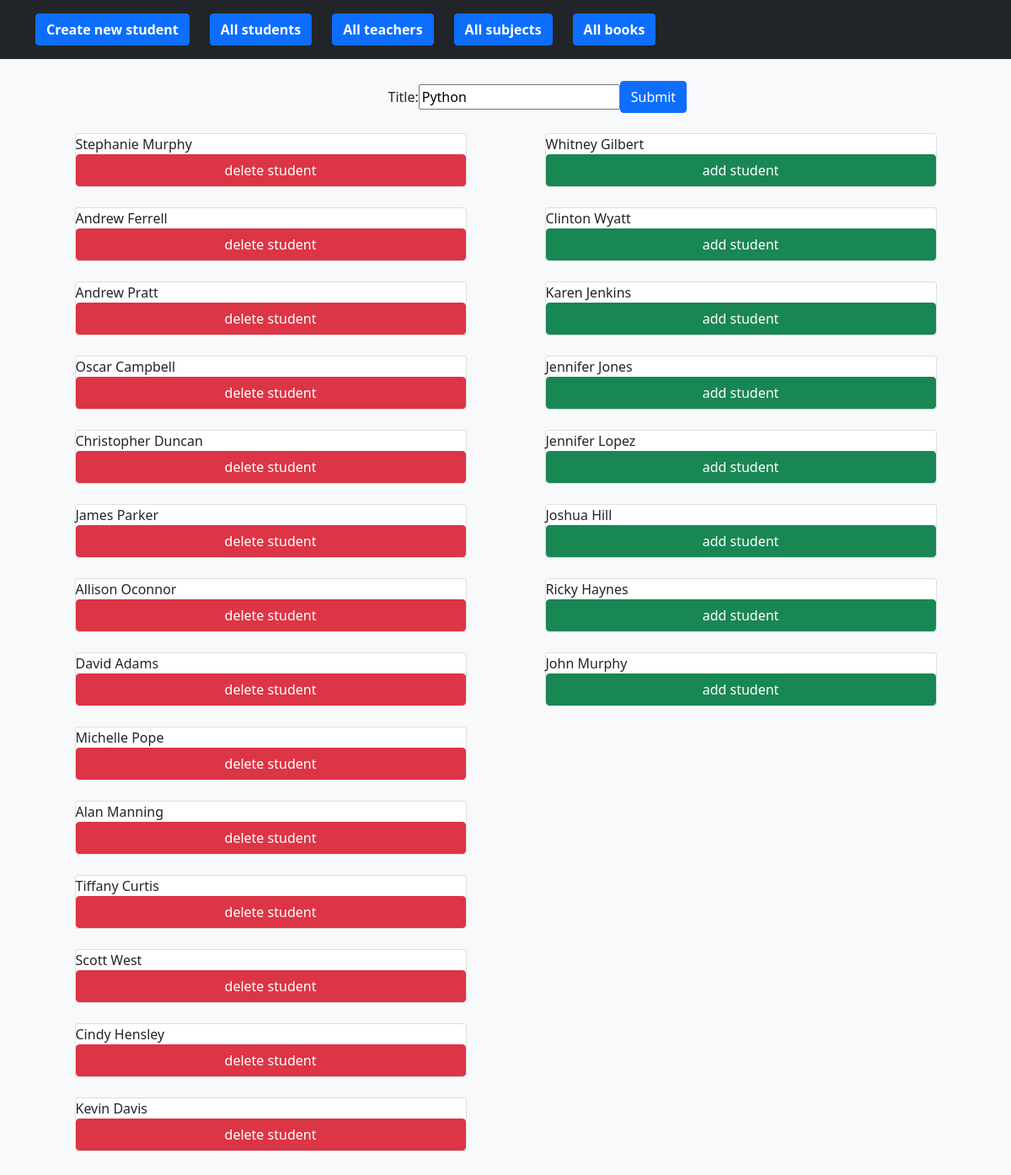
The page /subjects/update/1 on the database as committed earlier.
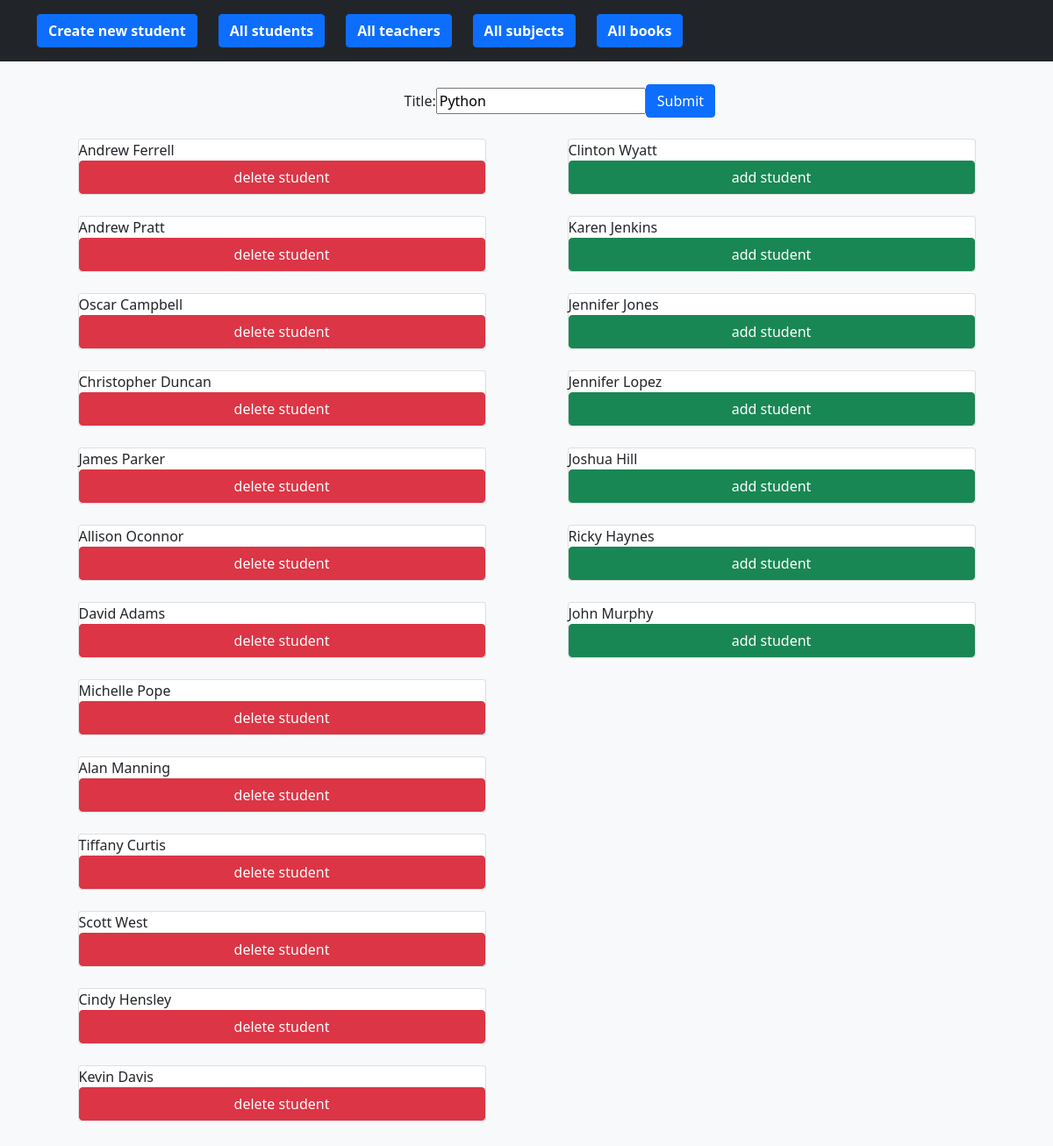
The same page on the database as committed later.
### app/models.py (models this page shows)
class Student(models.Model):
    id = models.AutoField(primary_key=True)
    name = models.CharField(max_length=200)
    surname = models.CharField(max_length=200)
    age = models.IntegerField()
    sex = models.CharField(max_length=200)
    address = models.CharField(max_length=200)
    description = models.TextField()
    birthday = models.CharField(max_length=200)
    email = models.CharField(max_length=200)
    social_url = models.CharField(null=True, max_length=200)
    normalized_name = models.CharField(null=True, max_length=200)
    book = models.OneToOneField('app.Book', on_delete=models.CASCADE,
                                null=True, related_name='student',
                                related_query_name='student')
    subject = models.ForeignKey(to='app.Subject', on_delete=models.SET_NULL,
                                null=True, related_name='students')

### app/views.py (the view, shortened to what this page needs)
# urls.py: path('subjects/update/<id>', UpdateSubjectView.as_view(),
class UpdateSubjectView(View):
    def get(self, request, id):
        subject = get_object_or_404(Subject, id=id)
        subject_form = SubjectForm(instance=subject)
        subject_students = Student.objects.filter(subject__title=subject.title)
        no_subject_students = Student.objects.filter(subject=None)
        context = {
            'subject_form': subject_form,
            'subject': subject,
            'subject_students': subject_students,
            'no_subject_students': no_subject_students,
        }
        return render(request, 'subject_update.html', context=context)

### app/forms.py
class SubjectForm(ModelForm):
    class Meta:
        model = Subject
        fields = [
            'title',
        ]

### app/templates/subject_update.html (shortened to what this page needs)
{% extends 'base.html' %}
{% block body %}
<div class="album py-5 bg-light mt-5">
    <div class="container">
        <form action="{% url 'subject_update' id=subject.id %}" method="POST" class="d-flex flex-column mx-auto col-md-12 align-items-center">
            <div class="col-md-3 mb-4 d-flex flex-row align-items-center">
                {{ subject_form }}
                <button type="submit" class="btn btn-primary">Submit</button>
            </div>
            <div class="d-flex flex-row mx-auto col-md-12">
                <div class="d-flex flex-column mx-auto col-md-5">
                    {% for student in subject_students %}
                    <div class="d-flex flex-column card mb-4 box-shadow">
                        {{ student.name }} {{ student.surname }}
                        <button class="btn btn-danger col-md-12" type="submit" name="delete_student" value={{student.id}}>delete student</button>
                    </div>
                    {% endfor %}
                </div>
                <div class="d-flex flex-column mx-auto col-md-5">
                    {% for student in no_subject_students %}
                    <div class="d-flex flex-column card mb-4 box-shadow">
                        {{ student.name }} {{ student.surname }}
                        <button class="btn btn-success col-md-12" type="submit" name="add_student" value={{student.id}}>add student</button>
                    </div>
                    {% endfor %}
                </div>
            </div>
        </form>
    </div>
</div>
{% endblock %}

Rows that differ between the two databases and show on the page:
no longer on this page (row edited): Student: name "Stephanie", surname "Murphy", {{ student.id }} 2 (drawn)
no longer on this page (row edited): Student: name "Whitney", surname "Gilbert", {{ student.id }} 1 (drawn)
